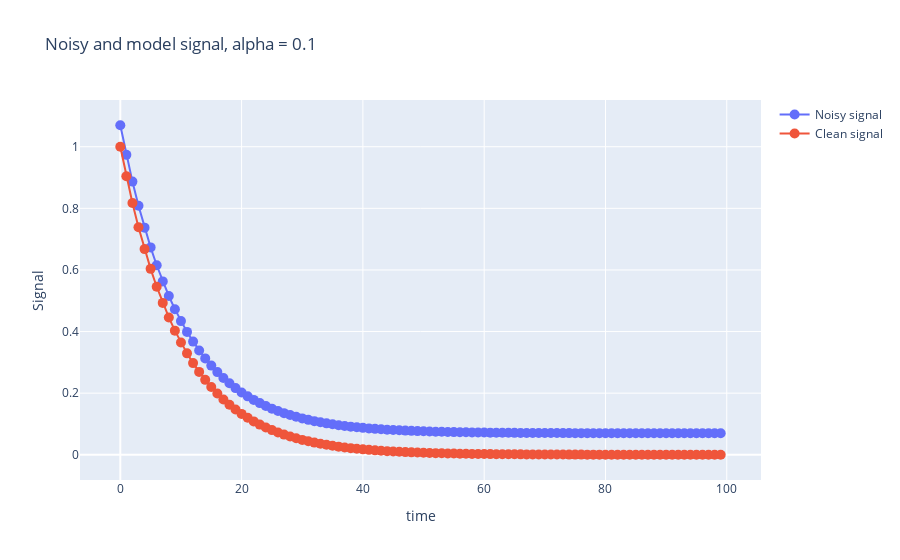
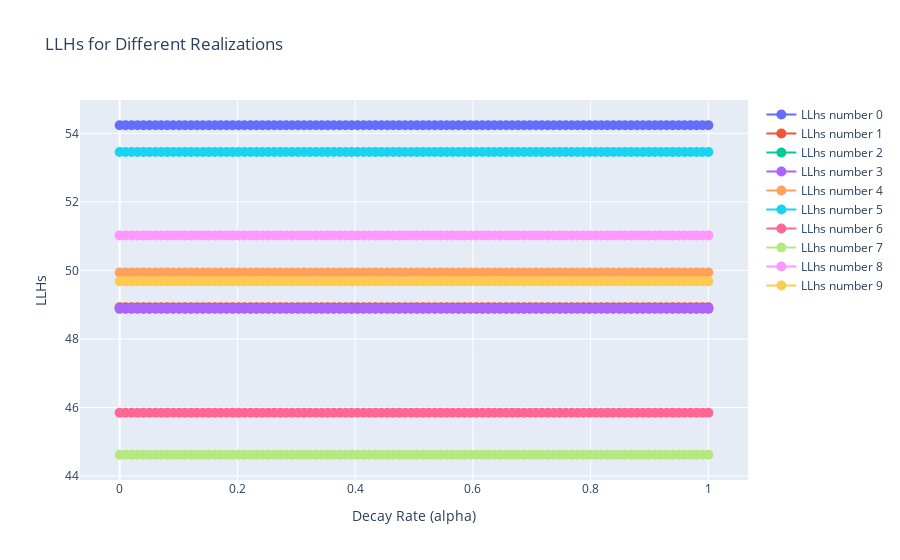

The code cell stored with these charts, in order, in its notebook:
### Markdown cell above
## Labwork 2

## Parameter estimation in signal processing

## Contents

1. Estimation under additive normal noise
2. Exponential case
3. Estimator comparison

We consider the relaxation signal of a physical process :

$$
\begin{equation*}
s_{i}=s_{0} \exp ^{-\alpha_{0} i}, i \in[0, N-1] \tag{2.1}
\end{equation*}
$$

The objective here is to estimate $\alpha_{0}$ from a noisy signal. We consider successively two types of noises: normal (Gaussian additive) and exponential (multiplicative) noises.

## 1 Estimation under additive normal noise

We first assume that the experiment is perturbed by an additive white normal noise.

- P1 Give the expression of the log-likelihood function $\ell(\alpha)$, then find the expression of the maximum likelihood estimator of $\alpha_{0}$. Can we give an analytical form?

To compute the log-likelihhod, we need to find an expression of the probability law of the noisy signal. Here in the gaussian additive noise, the resulting signal is simply a gaussian signal centered on the true signal and with the variance of the noise.

$$
\begin{align*}
P(x_i) &= \frac{1}{\sqrt(2\pi)\sigma} \times exp\left(-\frac{(s_i-s_0 \times exp(-\alpha_0 i))^2}{2\sigma^2}\right) \\
l_\alpha &= -\frac{N}{2}\times log(2\pi\sigma^2)-\frac{1}{2\sigma^2} \sum_{i=0}^{N-1}\left[s_i-s_0 \times exp(\alpha_0 i)\right]
\end{align*}
$$

The MLE is then obtained for $ \partial l_\alpha / \partial \alpha = 0 $ and should atteins the Cramer Rao Lower Bound (CRLB) defined by $ \partial^2 l_\alpha / \partial^2 \alpha = 0 $ :

$$
\begin{equation*}
\frac{\partial l_\alpha}{\partial \alpha} = \frac{s_0}{\sigma^2}\sum_{i=0}^{N-1}\left[i\times exp(-\alpha_0 i)\times\left(s_0\times exp(-\alpha_0 i)-s_i\right)\right]
\end{equation*}
$$

- P2 Give the expression of the Cramer-Rao Lower Bound (CRLB) for the estimation of $\alpha_{0}$. What does the ratio $s_{0} / \sigma$ represent physically? 

$$
\begin{equation*}
\frac{\partial^2 l_\alpha}{\partial^2 \alpha} = \frac{s_0}{\sigma^2}\sum_{i=0}^{N-1}\left[i^2\times exp(-\alpha_0 i)\times\left(s_i-2\times s_0\times exp(-\alpha_0 i)\right)\right]
\end{equation*}
$$

In some cases (which ones?) the expression of the CRLB can be simplified using:

$$
\sum_{n=0}^{+\infty} n^{2} q^{n}=\frac{q(1+q)}{(1-q)^{3}}, q<1
$$

$\rightsquigarrow$ Design a matlab function which gives a realization (length $N=100$ ) of the noisy signal. The arguments will be $s_{0}, \alpha_{0}$ and $\sigma$, the standard deviation of noise. You can choose the parameters as $\alpha_{0}=0.1, s_{0} / \sigma=10$.

$\rightsquigarrow$ Design a function which calculate the log-likelihood function $\ell(\alpha)$ using the previous realization. $\alpha$ should be an input parameter of the function.

$\rightsquigarrow \operatorname{Plot} \ell(\alpha)$ for $\alpha \in\left[\begin{array}{ll}0 & 1\end{array}\right]$.

$\rightsquigarrow$ Plot again this curve using other realizations.

### Code cell
import numpy as np
from math import pi, log
import plotly.graph_objects as go

def signal(amplitude, X):
    """
    returns [ num_realizations*[time] ]
    """

    # Générer le signal exponentiel
    clean_signal = amplitude * np.exp(-X)

    return clean_signal

def noisySignal(amplitude, X, noise_std):
    """
    returns [ num_realizations*[time] ]
    """

    # Générer le signal exponentiel
    clean_signal = amplitude * np.exp(-X)
    
    # Ajouter du bruit gaussien
    noise = np.random.normal(0, noise_std, size=time.shape) 

    res = clean_signal + noise

    return res

def nNoisySignal(amplitude, decay_rate, noise_std, time, num_realizations):
    """
    returns [ num_realizations*[time] ]
    """

    L = []

    for i in range(num_realizations):
        res = noisySignal(amplitude, decay_rate, noise_std, time)
        L.append(res)

    return L

def loglikelihood(realization, model):
    """
    Returns scalar.
    """

    sigma = np.std(realization)
    residuals = realization - model # [ num_realizations*[time] ] - [time]
    N = len(realization)

    LLH = -N/2 * log(2 * pi * sigma**2) - 1 /2 /sigma**2 * np.sum(residuals**2, axis=1)

    return LLH

if __name__ == "__main__":

    # Paramètres

    # Tirer 100 valeurs entières aléatoires
    time = np.linspace(0, 99, 100)
    decay_rate = np.linspace(0, 1, 100)                # Taux de décroissance

    X = np.outer(time, decay_rate)

    amplitude = 1.0                  # Amplitude du signal exponentiel
    r = 10 # s_0 / sigma
    noise_std = amplitude / r                 # Écart-type du bruit

    num_realizations = 100
    clean = signal(amplitude, X)[:,10]
    noisy = noisySignal(amplitude, X, noise_std)[:,10]

    noisySignals = []
    signals = []
    LLHs = []

    for i in range(10):
        noisy_signal = noisySignal(amplitude, X, noise_std)
        clean_signal = signal(amplitude, X)

        noisySignals.append(noisy_signal)
        signals.append(clean_signal)
        LLHs.append(loglikelihood(noisy_signal, clean_signal))

    # Create the plot
    fig = go.Figure()

    # Add error bars
    fig.add_trace(go.Scatter(
        x=time,
        y=noisy,
        mode='markers+lines',
        name='Noisy signal',
        #error_y=dict(type='data', array=std_devs, visible=True),
        marker=dict(size=10)
    ))

        # Add error bars
    fig.add_trace(go.Scatter(
        x=time,
        y=clean,
        mode='markers+lines',
        name='Clean signal',
        #error_y=dict(type='data', array=std_devs, visible=True),
        marker=dict(size=10)
    ))

    # Customize layout
    fig.update_layout(
        title='Noisy and model signal, alpha = 0.1',
        xaxis_title='time',
        yaxis_title='Signal',
        #yaxis=dict(title='LLHs', range=[0, max(LLHs) + 1]),
        #xaxis=dict(title='Decay Rate (alpha)', tickvals=decay_rate),
        showlegend=True
    )

    # Show the plot
    fig.show()


    # Create the plot
    fig2 = go.Figure()

    # Add error bars
    for i in range(10):
        fig2.add_trace(go.Scatter(
            x=decay_rate,
            y=LLHs[i],
            mode='markers+lines',
            name=f'LLhs number {i}',
            #error_y=dict(type='data', array=std_devs, visible=True),
            marker=dict(size=10)
        ))

    # Customize layout
    fig2.update_layout(
        title='LLHs for Different Realizations',
        xaxis_title='Decay Rate (alpha)',
        yaxis_title='LLHs',
        #yaxis=dict(title='LLHs', range=[0, max(LLHs) + 1]),
        #xaxis=dict(title='Decay Rate (alpha)', tickvals=decay_rate),
        showlegend=True
    )

    # Show the plot
    fig2.show()
